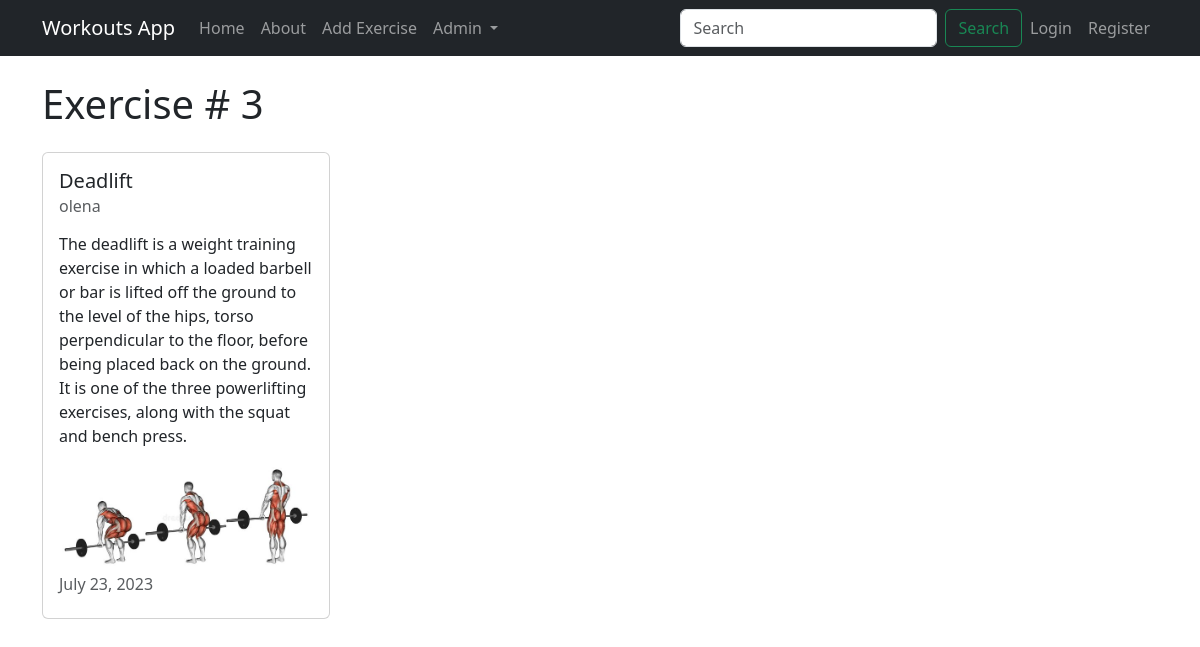
The page /exercise/3/ on the database its author committed.
### exercises/models.py (models this page shows, shortened)
class Exercise(models.Model):
    title = models.CharField(max_length=100)
    description = models.TextField()
    photo = models.ImageField(upload_to='exercise_photos/', blank=True, null=True)
    author = models.ForeignKey(User, on_delete=models.CASCADE)
    is_approved = models.BooleanField(default=False)
    created_at = models.DateTimeField(auto_now_add=True)
    updated_at = models.DateTimeField(auto_now=True)
    STATUS_CHOICES = (
        ('approved', 'Approved'),
        ('rejected', 'Rejected'),
        ('pending', 'Pending'),
    )
    status = models.CharField(
        max_length=10,
        choices=STATUS_CHOICES,
        default='pending',
    )

### exercises/views.py (the view)
# urls.py: path('exercise/<int:pk>/', views.ExerciseDetailView.as_view(), name="exercises-detail"),
class ExerciseDetailView(DetailView):
    model = models.Exercise

### exercises/templates/exercises/exercise_detail.html (shortened to what this page needs)
{% extends 'exercises/base.html' %}
{% block content %}
<h1>Exercise # {{ object.id }}</h1>
<div class="card my-4" style="width: 18rem;">
    <div class="card-body">
        <h5 class="card-title">{{ object.title }}</h5>
        <h6 class="card-subtitle mb-2 text-body-secondary">{{ object.author }}</h6>
        <p class="card-text">{{ object.description }}</p>
        {% if object.photo %}
            <img src="{{ object.photo.url }}" alt="{{ object.title }}" class="card-img-top" style="margin-bottom: 10px;">
        {% endif %}
        <h6 class="card-subtitle mb-2 text-body-secondary">{{ object.updated_at|date:"F d, Y" }}</h6>
    </div>
</div>
{% endblock content %}

### rows shown on the page
Exercise: id "3", title "Deadlift", author "olena", description "The deadlift is a weight training exercise in which a loaded barbell or bar is lifted off the ground to the level of the hips, torso perpendicular to the floor, before being placed back on the ground. It is one of the three powerlifting exercises, along with the squat and bench press.", photo (picture), updated_at "July 23, 2023"
